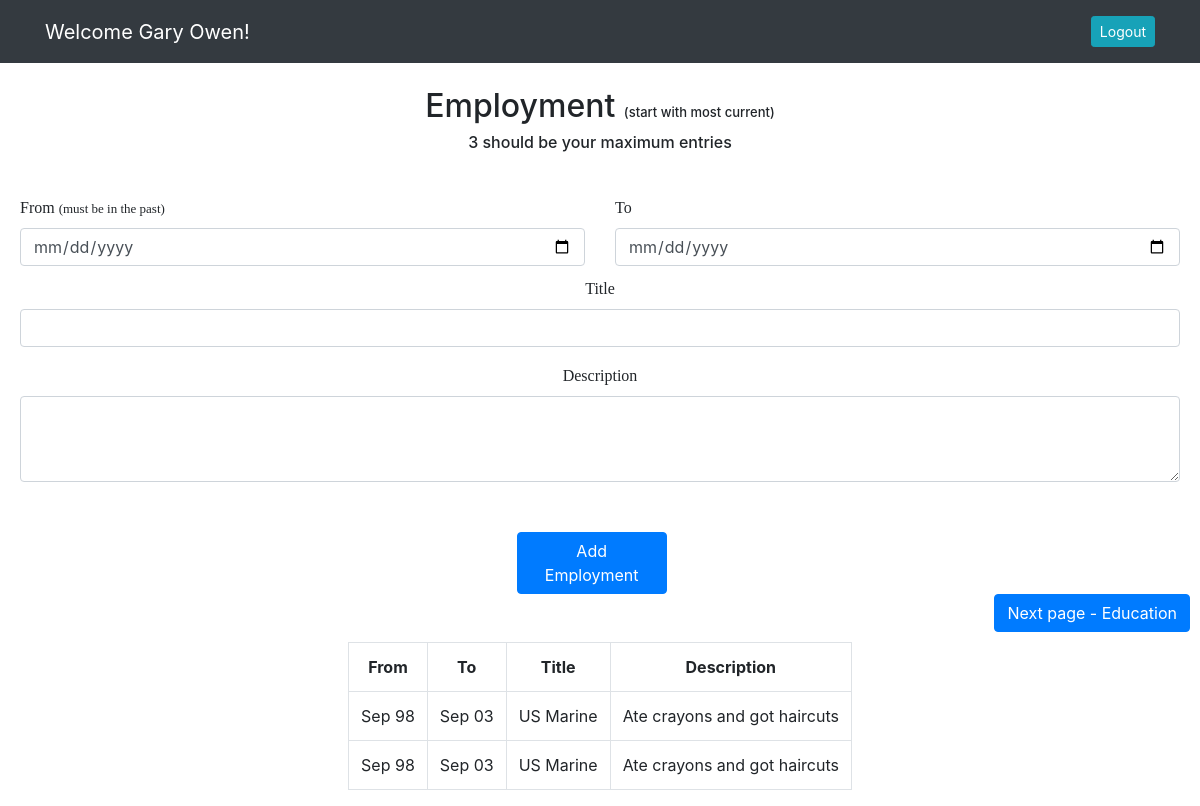
Page /employmentpage (signed in) on the committed database.
### resume_app/models.py (models this page shows)
class User(models.Model):
    first_name = models.CharField(max_length=255)
    last_name = models.CharField(max_length=255)
    email = models.EmailField(max_length=255)
    password = models.CharField(max_length=255)
    created_at = DateTimeField(auto_now_add=True)
    updated_at = DateTimeField(auto_now=True)
    objects = UserManager()

class Employment(models.Model):
    date_from = models.DateField(validators=[MaxValueValidator(limit_value=date.today, message="Date must be in the past")])
    date_to = models.DateField(blank=True)
    title = models.CharField(max_length=100)
    desc = models.TextField()
    user = models.ForeignKey(User, related_name="employments", on_delete=models.CASCADE)
    created_at = DateTimeField(auto_now_add=True)
    updated_at = DateTimeField(auto_now=True)
    objects = EmploymentManager()

### resume_app/views.py (the view)
# urls.py: path('employmentpage', views.employmentpage),
def employmentpage(request):
    if 'id' not in request.session:
        return redirect('/')
    else:
        user_id = request.session['id']
        context = {
            'user': User.objects.get(id = user_id)
        }
    return render(request, 'employment.html', context)

### resume_app/templates/employment.html (shortened to what this page needs)
<!DOCTYPE html>
<html lang="en">
<head>
    <link rel="stylesheet" href="https://stackpath.bootstrapcdn.com/bootstrap/4.5.2/css/bootstrap.min.css"
>
    {% load static %}
    <link rel="stylesheet" href="{% static 'css/expemp.css' %}">
</head>
<body>
    <nav class="navbar navbar-expand-lg navbar-dark bg-dark">
        <div class="container">
            <a class="navbar-brand" href="#">Welcome {{user.first_name}} {{user.last_name}}!</a>
            <div class="collapse navbar-collapse" id="navbarText">
                <span class="navbar-text">
                    <a href="/logout" role="button" class="btn btn-sm btn-info ml-2 text-white">Logout</a>
                </span>
            </div>
        </div>
    </nav>
    <br>
    <h2>Employment <span class="emp_notes">(start with most current)</span></h2>
    <h6>3 should be your maximum entries</h6>
    <br>
    <div id="emp_form">
        <form action="/employment" method="POST" id="employment">
        <div class="emp_form">
            <div class="row">
                <div class="col">
                    <label for="date_from" class="form-label">From <span class="emp_notes">(must be in the past)</span></label>
                    <input type="date" class="form-control" id="emp_from" name="date_from">
                </div>
                <div class="col">
                    <label for="date_to" class="form-label">To</label>
                    <input type="date" class="form-control" id="emp_to" name="date_to">
                </div>
            </div>
            <div class="mb-3" id="title_div">
                <label for="title" class="form-label">Title</label>
                <input type="text" class="form-control" id="emp_title" name="title">
            </div>
            <div class="mb-3">
                <label for="desc" class="desc-form-label">Description</label>
                <textarea class="form-control" id="emp_desc" rows="3" name="desc"></textarea>
            </div>
        </div>
        <div class="d-grid gap-2 col-2 mx-auto" id="btm_btn">
            <button class="btn btn-primary" id="submit" type="submit">Add Employment</button>
        </div>
        <div class="d-grid gap-2 d-md-flex justify-content-md-end">
            <button class="btn btn-primary" ><a href="/educationpage" id="next_page">Next page - Education</a></button>
        </div>
        </form>
    </div>
    {% if user.employments.all %}
    <div id="emp_table">
        <table style="width: fit-content;" class="table table-bordered">
            <tr>
                <th>From</th>
                <th>To</th>
                <th>Title</th>
                <th>Description</th>
            </tr>
            {% for employment in user.employments.all %}
            <tr>
                <td>{{ employment.date_from|date:"M y" }}</td>
                <td>{{ employment.date_to|date:"M y" }}</td>
                <td>{{ employment.title }}</td>
                <td>{{ employment.desc }}</td>
            </tr>
            {% endfor %}
        </table>
    </div>
    {% endif %}
</body>

### resume_app/static/css/expemp.css (style rules this page uses)
h2, .mb-3, h6 { text-align: center; }
#exp_form, #emp_form { margin: 10px; }
#submit { width: 150px; }
.form-label, p { word-wrap: break-word; font-family: 'Times New Roman', Times, serif; }
.desc-form-label { font-family: 'Times New Roman', Times, serif; }
.row, #title_div { margin-top: 10px; }
.emp_notes { font-size: small; }
#emp_desc { margin-bottom: 20px; }
.emp_form, .exp_form { margin: 0px 10px 50px 10px }
#next_page { color: white; }
table { margin-left: auto; margin-right: auto; text-align: center; }

### rows in the picture
User: first_name "Gary", last_name "Owen"
Employment: date_from "Sep 98", date_to "Sep 03", title "US Marine", desc "Ate crayons and got haircuts"
Employment: date_from "Sep 98", date_to "Sep 03", title "US Marine", desc "Ate crayons and got haircuts"
